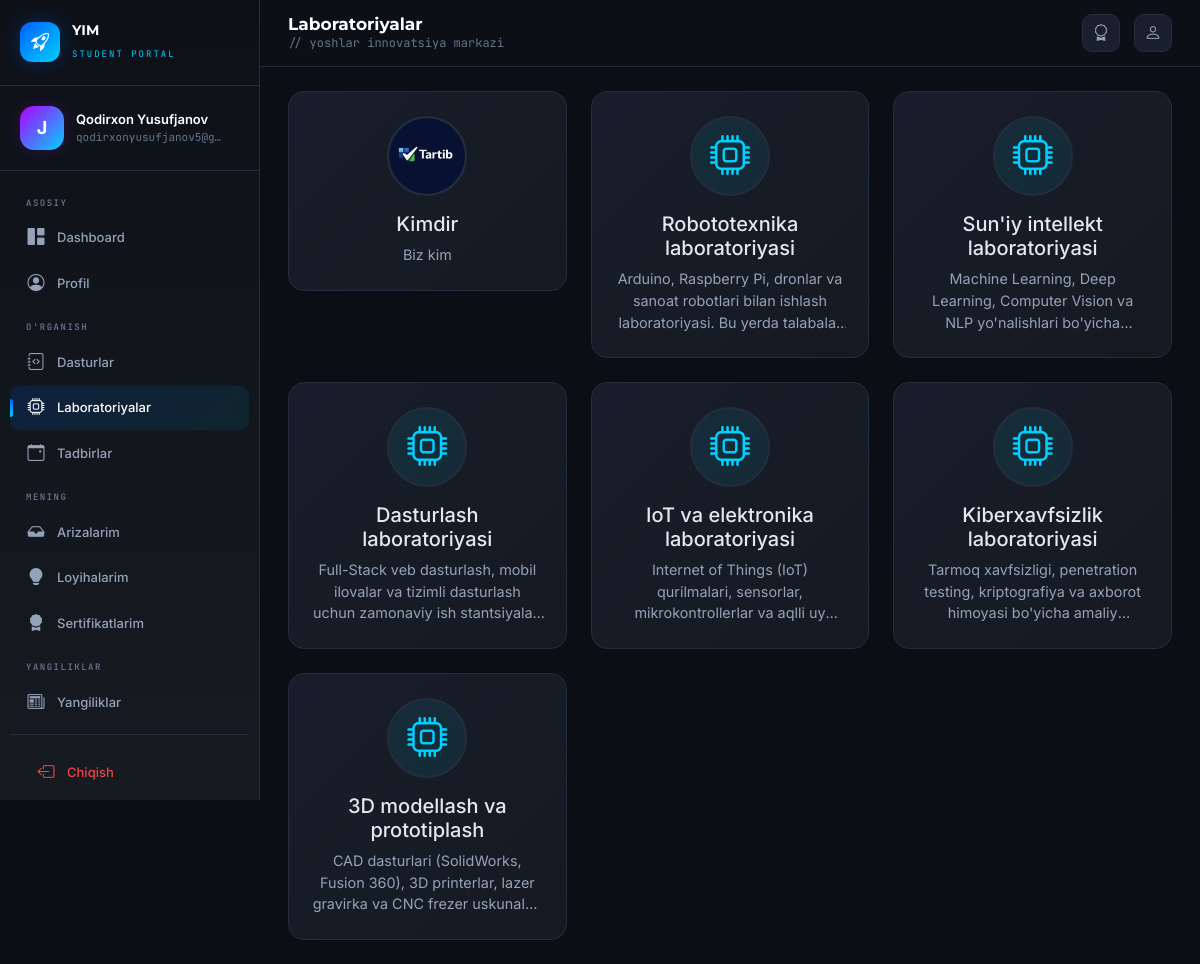
Screenshot of /student/laboratories/ (signed in) with the database file from the repository.
### accounts/models.py (models this page shows, shortened)
class User(AbstractUser):
    ROLE_CHOICES = (
        ('admin', 'Admin'),
        ('student', 'Student'),
    )
    role = models.CharField(max_length=10, choices=ROLE_CHOICES, default='student')
    phone = models.CharField(max_length=20, blank=True, null=True)
    avatar = models.ImageField(upload_to='avatars/', blank=True, null=True)
    bio = models.TextField(blank=True, null=True)
    birth_date = models.DateField(blank=True, null=True)

### dashboard/models.py (models this page shows, shortened)
class Laboratory(models.Model):
    name = models.CharField(max_length=200, verbose_name="Nomi")
    icon = models.CharField(max_length=50, blank=True, verbose_name="Ikonka")
    image = models.ImageField(upload_to='labs/', blank=True, null=True, verbose_name="Rasm")
    description = models.TextField(blank=True, verbose_name="Tavsif")
    order = models.PositiveIntegerField(default=0, verbose_name="Tartib")
    is_active = models.BooleanField(default=True, verbose_name="Faol")
    created_at = models.DateTimeField(auto_now_add=True)
    updated_at = models.DateTimeField(auto_now=True)
    class Meta:
        ordering = ['order']
        verbose_name = "Laboratoriya"
        verbose_name_plural = "Laboratoriyalar"

### student/views.py (the view)
# urls.py: path('laboratories/', views.laboratory_list, name='laboratory_list'),
@student_required
def laboratory_list(request):
    labs = Laboratory.objects.filter(is_active=True)
    return render(request, 'student/laboratories.html', {'laboratories': labs})

### dashboard/context_processors.py (called while the page is built)
def pending_applications(request):
    if request.user.is_authenticated:
        try:
            count = Application.objects.filter(status='pending').count()
            return {'pending_count': count}
        except Exception:
            return {'pending_count': 0}
    return {'pending_count': 0}

### student/views.py (called while the page is built)
def student_required(view_func):
    @wraps(view_func)
    @login_required(login_url='/login/')
    def wrapper(request, *args, **kwargs):
        return view_func(request, *args, **kwargs)
    return wrapper

### templates/student/laboratories.html (shortened to what this page needs)
{% extends "student/base.html" %}
{% block page_title %}Laboratoriyalar{% endblock %}
{% block content %}
{% if laboratories %}
<div class="row g-4">
    {% for lab in laboratories %}
    <div class="col-xl-4 col-md-6 fade-up" style="animation-delay: {{ forloop.counter0 }}00ms;">
        <div class="glass-card lab-card">
            <div class="glass-card-body text-center py-4">
                <div class="lab-icon-wrap mx-auto mb-3">
                    {% if lab.image %}
                        <img src="{{ lab.image.url }}" alt="{{ lab.name }}" style="width: 100%; height: 100%; object-fit: cover; border-radius: 50%;">
                    {% else %}
                        <i class="bi bi-cpu" style="font-size: 2.5rem; color: var(--neon-cyan);"></i>
                    {% endif %}
                </div>
                <h5 style="color: var(--text-main); margin-bottom: 8px;">{{ lab.name }}</h5>
                <p class="lab-description" style="color: var(--text-dim); font-size: 0.9rem; margin: 0;">
                    {{ lab.description|truncatewords:25 }}
                </p>
            </div>
        </div>
    </div>
    {% endfor %}
</div>
{% endif %}
{% endblock %}

### templates/student/base.html (shortened to what this page needs)
{% load static %}
<!DOCTYPE html>
<html lang="uz">
<head>
    <link href="https://cdn.jsdelivr.net/npm/bootstrap@5.3.3/dist/css/bootstrap.min.css" rel="stylesheet">
    <link href="https://cdn.jsdelivr.net/npm/bootstrap-icons@1.11.3/font/bootstrap-icons.min.css" rel="stylesheet">
</head>
<body>
    <aside class="sidebar" id="sidebar">
        <div class="sidebar-brand">
            <div class="brand-logo"><i class="bi bi-rocket-takeoff"></i></div>
            <div class="brand-text">
                <h5>YIM</h5>
                <small>Student Portal</small>
            </div>
        </div>
        <div class="sidebar-profile">
            <div class="profile-avatar">
                {% if request.user.avatar %}
                <img src="{{ request.user.avatar.url }}" alt="">
                {% else %}
                {{ request.user.username|first|upper }}
                {% endif %}
            </div>
            <div class="profile-info">
                <div class="name">{{ request.user.get_full_name|default:request.user.username }}</div>
                <span class="email">{{ request.user.email|default:"student" }}</span>
            </div>
        </div>
        <nav class="sidebar-nav">
            <div class="nav-label">Asosiy</div>
            <a href="{% url 'student:home' %}" class="nav-item {% if request.resolver_match.url_name == 'home' %}active{% endif %}">
                <i class="bi bi-grid-1x2-fill"></i> Dashboard
            </a>
            <a href="{% url 'student:profile' %}" class="nav-item {% if request.resolver_match.url_name == 'profile' %}active{% endif %}">
                <i class="bi bi-person-circle"></i> Profil
            </a>
            <div class="nav-label">O'rganish</div>
            <a href="{% url 'student:program_list' %}" class="nav-item {% if 'program' in request.resolver_match.url_name %}active{% endif %}">
                <i class="bi bi-journal-code"></i> Dasturlar
            </a>
            <a href="{% url 'student:laboratory_list' %}" class="nav-item {% if 'laboratory' in request.resolver_match.url_name %}active{% endif %}">
                <i class="bi bi-cpu"></i> Laboratoriyalar
            </a>
            <a href="{% url 'student:event_list' %}" class="nav-item {% if 'event' in request.resolver_match.url_name %}active{% endif %}">
                <i class="bi bi-calendar-event"></i> Tadbirlar
            </a>
            <div class="nav-label">Mening</div>
            <a href="{% url 'student:my_applications' %}" class="nav-item {% if 'application' in request.resolver_match.url_name %}active{% endif %}">
                <i class="bi bi-inbox-fill"></i> Arizalarim
            </a>
            <a href="{% url 'student:my_projects' %}" class="nav-item {% if 'project' in request.resolver_match.url_name %}active{% endif %}">
                <i class="bi bi-lightbulb-fill"></i> Loyihalarim
            </a>
            <a href="{% url 'student:my_certificates' %}" class="nav-item {% if 'certificate' in request.resolver_match.url_name %}active{% endif %}">
                <i class="bi bi-award-fill"></i> Sertifikatlarim
            </a>
            <div class="nav-label">Yangiliklar</div>
            <a href="{% url 'student:news_list' %}" class="nav-item {% if 'news' in request.resolver_match.url_name %}active{% endif %}">
                <i class="bi bi-newspaper"></i> Yangiliklar
            </a>
            <div style="padding: 16px 10px; margin-top: 10px; border-top: 1px solid var(--dark-border);">
                <a href="{% url 'logout' %}" class="nav-item" style="color: var(--red);">
                    <i class="bi bi-box-arrow-left"></i> Chiqish
                </a>
            </div>
        </nav>
    </aside>
    <div class="main">
        <header class="topbar">
            <div class="topbar-left">
                <div class="page-heading">
                    <h4>{% block page_title %}Dashboard{% endblock %}</h4>
                    <p>{% block page_sub %}// yoshlar innovatsiya markazi{% endblock %}</p>
                </div>
            </div>
            <div class="topbar-right">
                <a href="{% url 'student:my_certificates' %}" class="topbar-btn" title="Sertifikatlar">
                    <i class="bi bi-award"></i>
                </a>
                <a href="{% url 'student:profile' %}" class="topbar-btn" title="Profil">
                    <i class="bi bi-person"></i>
                </a>
            </div>
        </header>
        <div class="content">
            {% block content %}{% endblock %}
        </div>
    </div>
</body>
</html>

### templates/student/laboratories.html (style rules this page uses)
.lab-card { transition: transform 0.3s ease, box-shadow 0.3s ease; cursor: default; }
.lab-icon-wrap { width: 80px; height: 80px; border-radius: 50%; background: rgba(0, 209, 255, 0.08); border: 2px solid var(--dark-border); display: flex; align-items: center; justify-content: center; overflow: hidden; transition: border-color 0.3s ease; }
.lab-description { display: -webkit-box; -webkit-line-clamp: 3; -webkit-box-orient: vertical; overflow: hidden; }

### rows the page displays
User: user.username|first "J", user.get_full_name "Qodirxon Yusufjanov", user.email "qodirxonyusufjanov5@g…"
Laboratory: image (picture), name "Kimdir", description "Biz kim"
Laboratory: name "Robototexnika laboratoriyasi", description "Arduino, Raspberry Pi, dronlar va sanoat robotlari bilan ishlash laboratoriyasi. Bu yerda…"
Laboratory: name "Sun'iy intellekt laboratoriyasi", description "Machine Learning, Deep Learning, Computer Vision va NLP yo'nalishlari…"
Laboratory: name "Dasturlash laboratoriyasi", description "Full-Stack veb dasturlash, mobil ilovalar va tizimli dasturlash uchun zamonaviy ish…"
Laboratory: name "IoT va elektronika laboratoriyasi", description "Internet of Things (IoT) qurilmalari, sensorlar, mikrokontrollerlar va aqlli…"
Laboratory: name "Kiberxavfsizlik laboratoriyasi", description "Tarmoq xavfsizligi, penetration testing, kriptografiya va axborot himoyasi bo'yicha…"
Laboratory: name "3D modellash va prototiplash", description "CAD dasturlari (SolidWorks, Fusion 360), 3D printerlar, lazer gravirka va CNC frezer…"
